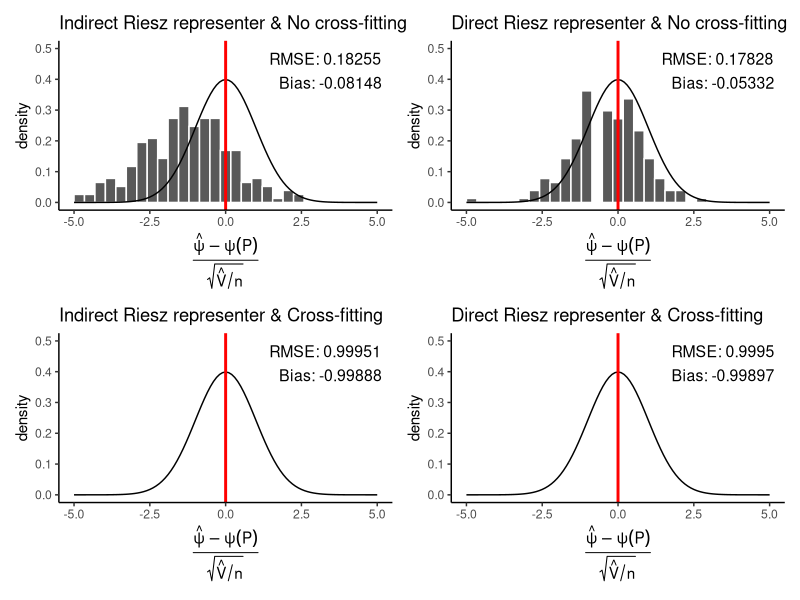

This figure's R source:
library(tidyverse)
library(patchwork)
n <- 1000
no_cross_fit_results <- read_csv("ate_experiment/LASSO_experiment/Results/no_cross_fit_results.csv") %>% head(230)
cross_fit_results <- read_csv("ate_experiment/LASSO_experiment/Results/cross_fit_results.csv")



a_rmse = mean((no_cross_fit_results$propensity_estimate - no_cross_fit_results$truth)^2)^(1/2)
a_bias = mean(no_cross_fit_results$propensity_estimate-no_cross_fit_results$truth)
a = ggplot(no_cross_fit_results)+
  geom_histogram(aes(x=(propensity_estimate-truth)/sqrt(propensity_variance/n), y=after_stat(density)), color='white')+
  geom_function(fun=function(x) dnorm(x)) +
  geom_vline(xintercept=0, color='red', size=1) +
  xlab(
    expression(
      frac(
        hat(psi) - psi(P),
        sqrt(hat(V) / n)
      )
    )
  ) +
  ggtitle('Indirect Riesz representer & No cross-fitting') +
  xlim(-5,5) +
  ylim(0, 1/2) +
  annotate("text", 
           x = Inf, y = Inf, 
           label = paste0("RMSE: ", round(a_rmse,5)), 
           hjust = 1.1, vjust = 2, 
           size = 4)+
  annotate("text", 
           x = Inf, y = Inf, 
           label = paste0("Bias: ", round(a_bias,5)), 
           hjust = 1.1, vjust = 4, 
           size = 4)+
  theme_classic()

b_rmse = mean((no_cross_fit_results$riesz_estimate - no_cross_fit_results$truth)^2)^(1/2)
b_bias = mean(no_cross_fit_results$riesz_estimate - no_cross_fit_results$truth)
b = ggplot(no_cross_fit_results)+
  geom_histogram(aes(x=(riesz_estimate-truth)/sqrt(riesz_variance/n), y=after_stat(density)), color='white')+
  geom_function(fun=function(x) dnorm(x)) +
  geom_vline(xintercept=0, color='red', size=1) +
  xlab(
    expression(
      frac(
        hat(psi) - psi(P),
        sqrt(hat(V) / n)
      )
    )
  ) +
  ggtitle('Direct Riesz representer & No cross-fitting') +
  xlim(-5,5) +
  ylim(0, 1/2) +
  annotate("text", 
           x = Inf, y = Inf, 
           label = paste0("RMSE: ", round(b_rmse,5)), 
           hjust = 1.1, vjust = 2, 
           size = 4)+
  annotate("text", 
           x = Inf, y = Inf, 
           label = paste0("Bias: ", round(b_bias,5)), 
           hjust = 1.1, vjust = 4, 
           size = 4)+
  theme_classic()

c_rmse = mean((cross_fit_results$propensity_estimate - cross_fit_results$truth)^2)^(1/2)
c_bias = mean(cross_fit_results$propensity_estimate - cross_fit_results$truth)
c = ggplot(cross_fit_results)+
  geom_histogram(aes(x=(propensity_estimate-truth)/sqrt(propensity_variance/n), y=after_stat(density)), color='white')+
  geom_function(fun=function(x) dnorm(x)) +
  geom_vline(xintercept=0, color='red', size=1) +
  xlab(
    expression(
      frac(
        hat(psi) - psi(P),
        sqrt(hat(V) / n)
      )
    )
  ) +
  ggtitle('Indirect Riesz representer & Cross-fitting') +
  xlim(-5,5) +
  ylim(0, 1/2) +
  annotate("text", 
           x = Inf, y = Inf, 
           label = paste0("RMSE: ", round(c_rmse,5)), 
           hjust = 1.1, vjust = 2, 
           size = 4)+
  annotate("text", 
           x = Inf, y = Inf, 
           label = paste0("Bias: ", round(c_bias,5)), 
           hjust = 1.1, vjust = 4, 
           size = 4)+
  theme_classic()

d_rmse = mean((cross_fit_results$riesz_estimate - cross_fit_results$truth)^2)^(1/2)
d_bias = mean(cross_fit_results$riesz_estimate - cross_fit_results$truth)
d = ggplot(cross_fit_results)+
  geom_histogram(aes(x=(riesz_estimate-truth)/sqrt(riesz_variance/n), y=after_stat(density)), color='white')+
  geom_function(fun=function(x) dnorm(x)) +
  geom_vline(xintercept=0, color='red', size=1) +
  xlab(
    expression(
      frac(
        hat(psi) - psi(P),
        sqrt(hat(V) / n)
      )
    )
  ) +
  ggtitle('Direct Riesz representer & Cross-fitting') +
  xlim(-5,5) +
  ylim(0, 1/2) +
  annotate("text", 
           x = Inf, y = Inf, 
           label = paste0("RMSE: ", round(d_rmse,5)), 
           hjust = 1.1, vjust = 2, 
           size = 4)+
  annotate("text", 
           x = Inf, y = Inf, 
           label = paste0("Bias: ", round(d_bias,5)), 
           hjust = 1.1, vjust = 4, 
           size = 4)+
  theme_classic()

a+b+c+d
